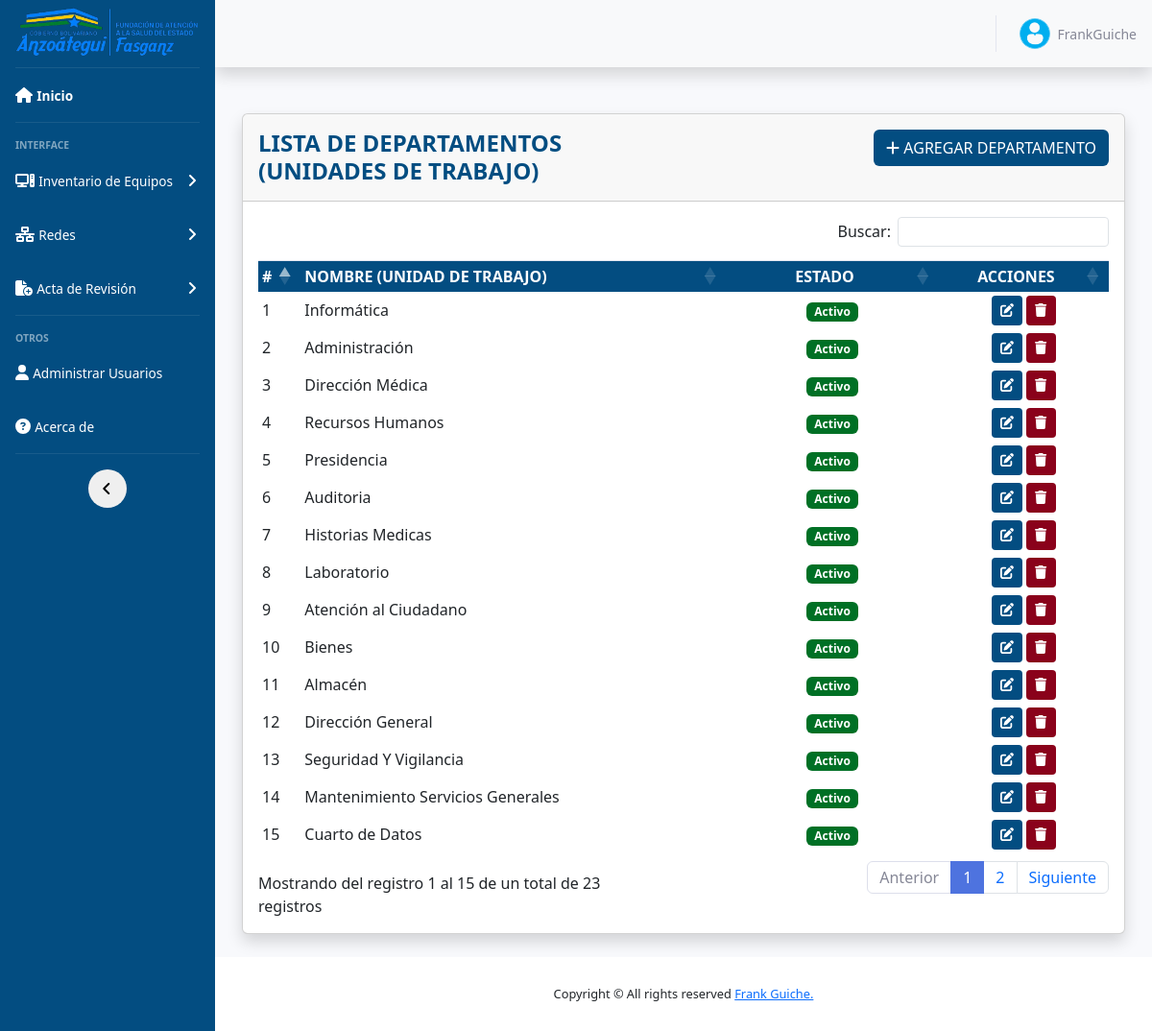
The page /views/departamentos.php (signed in) on the database its author committed.
### tables this page shows
CREATE TABLE `departamentos` (
  `id` int(11) NOT NULL,
  `nombre_departamento` varchar(60) NOT NULL,
  `estado` varchar(20) NOT NULL,
  `fecha_registro` datetime NOT NULL,
  `encargado_registro` varchar(60) NOT NULL
);

### views/departamentos.php (the view, shortened to what this page needs)
<body id="page-top">
    <div class="container-fluid">
        <div class="card shadow mb-4 mt-5 mx-3">
            <div class="card-header py-3">
                <div class="row">
                    <h4 class="m-0 font-primary mayus col-xl-6 col-md-6 col-sm-12 col-12">Lista de Departamentos (Unidades de Trabajo)</h4>
                    <div class="text-right col-xl-6 col-md-6 col-sm-12 col-12">
                        <button type="button" class="btn btn-agg btn-md bold mayus" data-toggle="modal" data-target="#insert_departamento">
                            <i class="fa fa-plus bold"></i> Agregar Departamento
                        </button>
                    </div>
                </div>
            </div>
            <div id="cardView" class="card-body">
                <div class="table-responsive">
                    <table class="table-sm table-hover" id="dataTable" width="100%" cellspacing="0">
                        <thead class="table table-comp">
                            <tr>
                                <th class="mayus" width="5%">#</th>
                                <th class="mayus" width="50%">Nombre (Unidad de Trabajo)</th>
                                <th class="mayus text-center" width="25%">Estado</th>
                                <?php
                                if ($_SESSION['rol'] == 1) {
                                ?>
                                    <th class="text-center mayus" width="20%">Acciones</th>
                                <?php
                                };
                                ?>
                            </tr>
                        </thead>
                        <?php
                        include "../includes/db.php";
                        $result = mysqli_query($conexion, "SELECT * FROM departamentos ");
                        while ($fila = mysqli_fetch_assoc($result)) :
                        ?>
                            <tr>
                                <td width="5%"><?php echo $fila['id']; ?></td>
                                <td width="50%"><?php echo $fila['nombre_departamento']; ?></td>
                                <td class="text-center" width="25%">
                                    <span class="badge <?php
                                                        if ($fila['estado'] == 'Activo') {
                                                            echo 'bg-verde text-white';
                                                        } else {
                                                            echo 'bg-secondary text-white';
                                                        }
                                                        ?> rounded">
                                        <?php echo $fila['estado']; ?>
                                    </span>
                                </td>
                                <?php
                                if ($_SESSION['rol'] == 1) {
                                ?>
                                    <td class="text-center" width="20%">
                                        <a href="../includes/_departamentos/editar_departamento.php?id=<?php echo $fila['id'] ?>" class="btn btn-edit btn-sm" title="Editar Registro">
                                            <i class="fa fa-edit "></i>
                                        </a>
                                        <a href="../includes/_departamentos/eliminar_departamento.php?id=<?php echo $fila['id'] ?> " data-nombre=" <?php echo $fila['nombre_departamento'] ?> " class="btn btn-delete btn-del btn-sm">
                                            <i class="fa fa-trash "></i>
                                        </a>
                                    </td>
                                <?php
                                };
                                ?>
                            </tr>
                        <?php endwhile; ?>
                    </table>
                </div>
            </div>
        </div>
    </div>
</body>
</html>

### css/style.css (style rules this page uses)
.font-primary { color: #034D81 !important; font-weight: bold; }
.mayus { text-transform: uppercase; }
.bold { font-weight: bold; }
.bg-verde { background-color: #007025 !important; }
.btn-agg { background-color: #034D81 !important; color: #FFFFFF !important; }
.btn-edit { background-color: #034D81 !important; color: #FFFFFF !important; }
.btn-delete { background-color: #8A021B !important; color: #FFFFFF !important; }
.btn { transition: all 0.3s ease; }
.table-comp { background-color: #034D81 !important; color: #FFFFFF !important; }

### rows shown on the page
departamentos: id "1", nombre_departamento "Informática", estado "Activo"
departamentos: id "2", nombre_departamento "Administración", estado "Activo"
departamentos: id "3", nombre_departamento "Dirección Médica", estado "Activo"
departamentos: id "4", nombre_departamento "Recursos Humanos", estado "Activo"
departamentos: id "5", nombre_departamento "Presidencia", estado "Activo"
departamentos: id "6", nombre_departamento "Auditoria", estado "Activo"
departamentos: id "7", nombre_departamento "Historias Medicas", estado "Activo"
departamentos: id "8", nombre_departamento "Laboratorio", estado "Activo"
departamentos: id "9", nombre_departamento "Atención al Ciudadano", estado "Activo"
departamentos: id "10", nombre_departamento "Bienes", estado "Activo"
departamentos: id "11", nombre_departamento "Almacén", estado "Activo"
departamentos: id "12", nombre_departamento "Dirección General", estado "Activo"
departamentos: id "13", nombre_departamento "Seguridad Y Vigilancia", estado "Activo"
departamentos: id "14", nombre_departamento "Mantenimiento Servicios Generales", estado "Activo"
departamentos: id "15", nombre_departamento "Cuarto de Datos", estado "Activo"

### other values the page prints
$_SESSION['username'] "FrankGuiche"
